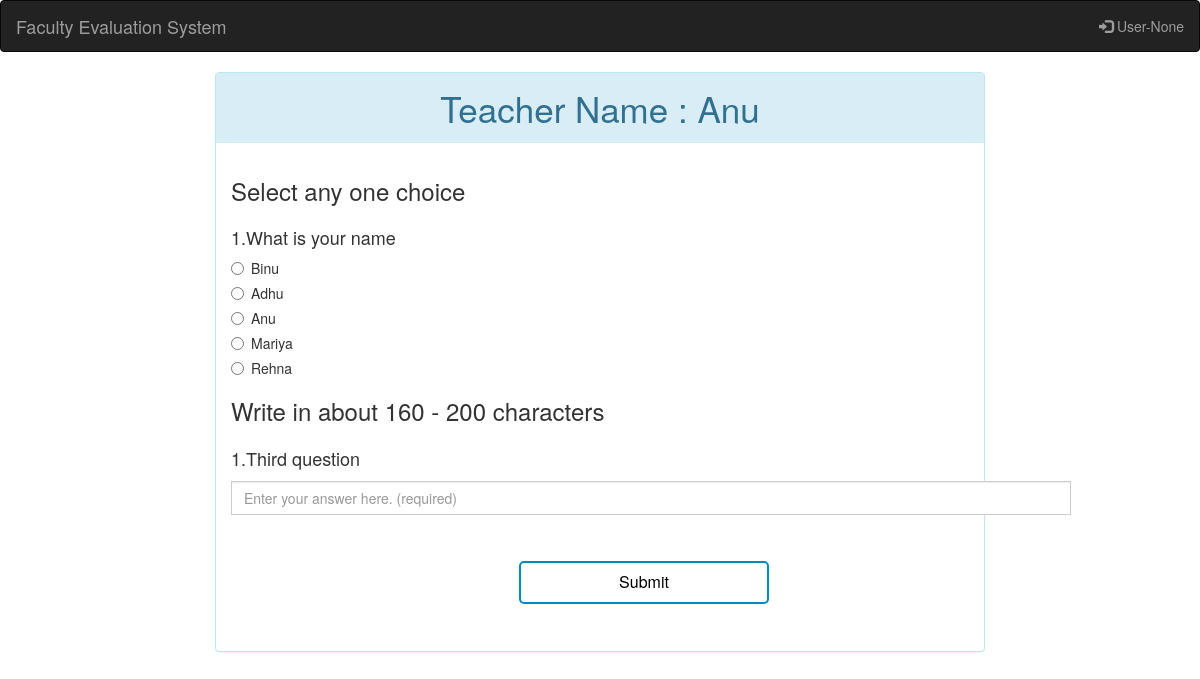
Screenshot of /FES/student/sem/form/13 with the database file from the repository.
### survey/models.py (models this page shows, shortened)
class Form(models.Model):
    formName = models.CharField(max_length=150)
    teacher = models.ForeignKey(Teacher)
    semester = models.ForeignKey(Semester)
    survey = models.ForeignKey(Survey)

class MCQ(models.Model):
    textName = models.CharField(max_length=200)
    form = models.ForeignKey(Form)
    token = models.ForeignKey(Token, null=True)
    def __str__(self):
        return self.textName

class Options(models.Model):
    textName = models.CharField(max_length=200)
    result = models.IntegerField(default=0)
    mcq = models.ForeignKey(MCQ)
    form = models.ForeignKey(Form)
    def __str__(self):
        return self.textName

class TextView(models.Model):
    textName = models.CharField(max_length=200)
    result = models.CharField(max_length=200)
    form = models.ForeignKey(Form)
    token = models.ForeignKey(Token, null=True)

### teacher/models.py (models this page shows, shortened)
class Teacher(models.Model):
    teacherName = models.CharField(max_length=50)
    Semester = models.ForeignKey(Semester)
    subject = models.ForeignKey(Subject)

### student/views.py (the view)
# urls.py: url(r'^sem/form/([0-9]+)',views.formFill , name='fillForm'),
def formFill(request, formId):
    form = models.Form.objects.get(pk=int(formId))
    mcqs = models.MCQ.objects.filter(form=form).filter(token__isnull=True)
    textView = models.TextView.objects.filter(form=form).filter(token__isnull=True)
    options = []
    for mcq in mcqs:
        options.append({'mcq': mcq, 'options': models.Options.objects.filter(mcq=mcq)})
    context = {
        'form': form,
        'options': options,
        'textView': textView,
        'token' : request.session.get('token')
    }
    return render(request, 'student/formfill.html', context)

### templates/student/formfill.html (shortened to what this page needs)
<!DOCTYPE html>
<html lang="en">
<head>
  <link rel="stylesheet" href="https://maxcdn.bootstrapcdn.com/bootstrap/3.3.7/css/bootstrap.min.css">
</head>
<body>
    <nav class="navbar navbar-inverse">
          <div class="container-fluid">
            <div class="navbar-header">
              <a class="navbar-brand" href="#">Faculty Evaluation System</a>
            </div>
              <ul class="nav navbar-nav navbar-right">
                  <li><a href="#"><span class="glyphicon glyphicon-log-in"></span> User-{{ token }}</a></li>
              </ul>
          </div>
        </nav>
    <form method="post" action="{% url 'student:index' %}">
        <div class="panel-group col-sm-8 col-sm-offset-2">
            <div class="panel panel-info ">
                  <div class="panel-heading" style="text-align: center;font-size:2.5em ">Teacher Name : {{ form.teacher.teacherName }}</div>
                  <div class="panel-body">
                        <h3 style="margin-bottom: 1em">Select any one choice</h3>
                        {% for option in options %}
                            <h4>{{ forloop.counter }}.{{ option.mcq }}</h4>
                            {% for option in option.options %}
                              <div class="radio">
                                    <label><input type="radio"  name="{{ forloop.parentloop.counter0 }}" value="{{ forloop.counter0 }}">{{ option }} </label>
                              </div>
                            {% endfor %}
                        {% endfor %}
                        <h3 style="margin-bottom: 1em">Write in about 160 - 200 characters</h3>
                        {% for question in textView %}
                            <h4>{{ forloop.counter }}.{{ question.textName }}</h4>
                            <div class="input-group" style="margin-top: 2em">
                              <input id="msg" type="text" class="form-control" style="width: 60em; margin-top: -1.1em; margin-bottom: 1em" name="{{ question.textName }}" placeholder="Enter your answer here. (required)" >
                            </div>
                        {% endfor %}
                        <input type="submit" class="button button2" style="width: 250px ; margin-left: 18em; margin-top: 2em;margin-bottom:2em" >
                  </div>
            </div>
        </div>
    </form>
</body>
</html>

### templates/student/formfill.html (style rules this page uses)
.button { background-color: #4CAF50; border: none; color: white; padding: 8px 16px; text-align: center; text-decoration: none; display: inline-block; font-size: 16px; margin: 4px 2px; -webkit-transition-duration: 0.4s; transition-duration: 0.4s; cursor: pointer; }
.button2 { background-color: white; color: black; border: 2px solid #008CBA; border-radius: 5px; margin-left: 2em; }

### rows the page displays
Form: teacher.teacherName "Anu"
MCQ: mcq "What is your name"
Options: textName "Binu"
Options: textName "Adhu"
Options: textName "Anu"
Options: textName "Mariya"
Options: textName "Rehna"
TextView: textName "Third question"

### other values shown
{{ token }} "None"
